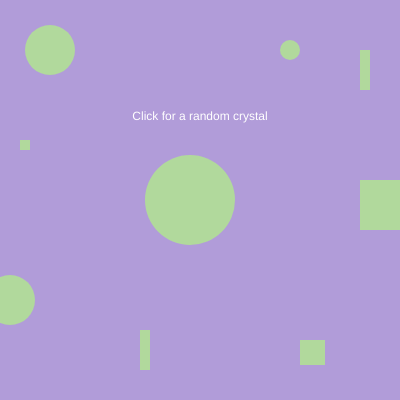
Frame 1 (no input)
Frame 60 (no input): identical to frame 1, image omitted
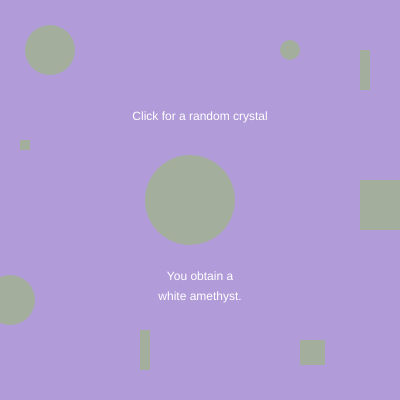
Frame 120 (the mouse pressed at the canvas centre since frame 60)

The p5.js sketch that drew these frames (run headless with seeded random() and noise() and a simulated clock; from frame 60 on, the mouse is pressed at the canvas centre):

// p5.js sketch
// ── sketch.js
let color = ['pink', 'white', 'clear', 'black', 'brown', 'purple', 'yellow'];
let crystals = ['rose quartz', 'clear quartz', 'selenite', 'tourmaline', 'tigers eye', 'amethyst', 'citrine'];

let cr;
let co;

let co1 = 177
let co2 = 217
let co3 = 156


let wrds;

function setup() {
  createCanvas(400, 400);
  background(177, 156, 217);
  frameRate(60);
  intText();
  fortBall();
}

function draw() {
}

function mousePressed() {
  cr = int(random(crystals.length));
  co = int(random(color.length));
  wrds = color[co] + ' ' + crystals[cr] + '.';
  co1 = random(217)
  co2 = random(217)
  co2 = random(217)
  fortText();
  console.log(wrds);
}

function fortBall() {
  noStroke();
  fill(co1, co2, co3);
  circle(50, 50, 50);
    circle(10, 300, 50);
   circle(190, 200, 90);
     circle(290, 50, 20);
  rect(300, 340, 25, 25);
  rect(360, 180, 50, 50);
    rect(20, 140, 10, 10);
  rect(140, 330, 10, 40);
   rect(360, 50, 10, 40);
  
}

function intText() {
  fill(255);
  textAlign(CENTER);
  //this is a lie, you can click anywhere
  text('Click for a random crystal', width*0.5, height*0.3);
}

function fortText() {
  background(177, 156, 217);
  intText();
  fortBall();
  fill(255);
  textAlign(CENTER);
  text('You obtain a', width*0.5, height*0.7);
  text(wrds, width*0.5, height*0.75)
}
